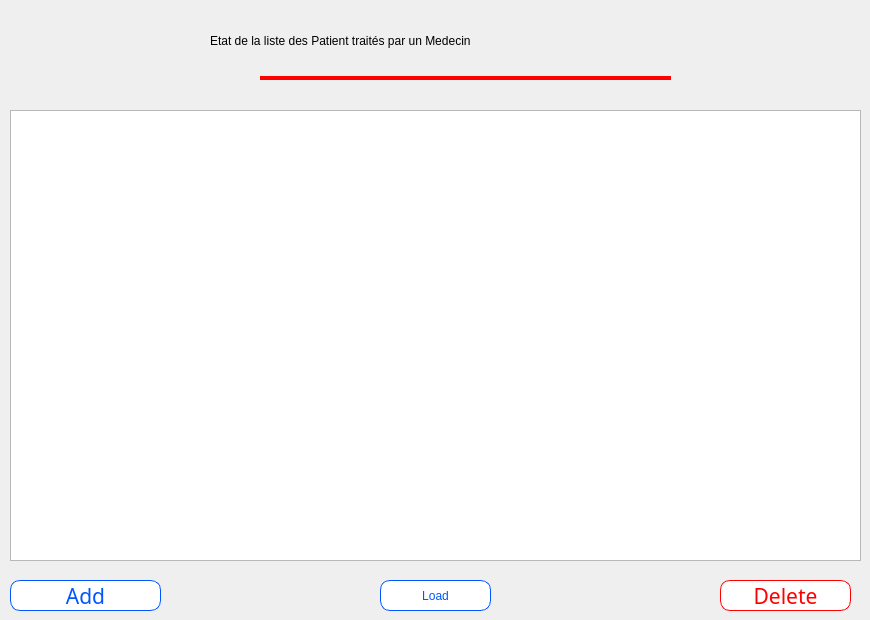
    <widget class="QWidget" name="tab_3">
     <attribute name="title">
      <string>Traitrement</string>
     </attribute>
     <widget class="QTableView" name="tableView_3">
      <property name="geometry">
       <rect>
        <x>10</x>
        <y>110</y>
        <width>851</width>
        <height>451</height>
       </rect>
      </property>
      <property name="styleSheet">
       <string notr="true">QTableView
{
	
	font: 12pt &quot;Segoe Script&quot;;
}</string>
      </property>
      <property name="selectionBehavior">
       <enum>QAbstractItemView::SelectRows</enum>
      </property>
      <attribute name="horizontalHeaderDefaultSectionSize">
       <number>104</number>
      </attribute>
     </widget>
     <widget class="QLabel" name="label_6">
      <property name="geometry">
       <rect>
        <x>260</x>
        <y>60</y>
        <width>411</width>
        <height>20</height>
       </rect>
      </property>
      <property name="styleSheet">
       <string notr="true">QLabel
{
	/*	background-color: rgb(255, 0, 0);
	background-color: rgb(0, 170, 255);
		border-radius: 50px;
		
	background-color: rgb(0, 255, 0);*/
	border-top:none;
	border-rigth:none;
	border-left:none;	
	border-bottom:4px solid rgb(255, 0, 0);
}</string>
      </property>
      <property name="text">
       <string/>
      </property>
     </widget>
     <widget class="QPushButton" name="pushButton_9">
      <property name="geometry">
       <rect>
        <x>10</x>
        <y>580</y>
        <width>151</width>
        <height>31</height>
       </rect>
      </property>
      <property name="font">
       <font>
        <family>Snap ITC</family>
        <pointsize>16</pointsize>
       </font>
      </property>
      <property name="cursor">
       <cursorShape>PointingHandCursor</cursorShape>
      </property>
      <property name="styleSheet">
       <string notr="true">/*QPushButton
{
	font: 16pt &quot;Snap ITC&quot;;

	background-color: rgb(255, 255, 255);
	color:rgb(0, 170, 0) ;
	border-color: rgb(0,170,0);
	border-style: solid 5px;
	border : 2px solid rgb(0,170,0);
	border-radius: 10px;
}
QPushButton:hover
{
border : 2px solid rgb(0,255,0);
color : rgb(0, 255, 0);
}*/


QPushButton
{
	font: 16pt &quot;Snap ITC&quot;;

	background-color: rgb(255, 255, 255);
	color:rgb(0, 85, 255) ;
	border-color: rgb(0,85,255);
	border-style: solid 5px;
	border : 1px solid rgb(0,85,255);
	border-radius: 10px;
}
QPushButton:hover
{
border : 2px solid rgb(0,0,255);
color : rgb(0, 0, 255);
}</string>
      </property>
      <property name="text">
       <string>Add</string>
      </property>
      <property name="icon">
       <iconset>
        <normaloff>../build-Goroup_4-Desktop_Qt_5_9_0_MinGW_32bit-Debug/icon/live_messenger_alt_3.png</normaloff>../build-Goroup_4-Desktop_Qt_5_9_0_MinGW_32bit-Debug/icon/live_messenger_alt_3.png</iconset>
      </property>
      <property name="iconSize">
       <size>
        <width>35</width>
        <height>35</height>
       </size>
      </property>
     </widget>
     <widget class="QPushButton" name="pushButton_10">
      <property name="geometry">
       <rect>
        <x>720</x>
        <y>580</y>
        <width>131</width>
        <height>31</height>
       </rect>
      </property>
      <property name="font">
       <font>
        <family>Snap ITC</family>
        <pointsize>16</pointsize>
       </font>
      </property>
      <property name="cursor">
       <cursorShape>PointingHandCursor</cursorShape>
      </property>
      <property name="styleSheet">
       <string notr="true">QPushButton
{
	font: 16pt &quot;Snap ITC&quot;;

	background-color: rgb(255, 255, 255);
	color: rgb(255, 0, 0);
	border-color: rgb(255, 0, 0);
	border-style: solid 5px;
	border : 1px solid rgb(255, 0, 0);
	border-radius: 10px;
}
QPushButton:hover
{
border : 2px solid rgb(202,0,0);
color : rgb(202,0,0);
}</string>
      </property>
      <property name="text">
       <string>Delete</string>
      </property>
      <property name="icon">
       <iconset>
        <normaloff>../build-Goroup_4-Desktop_Qt_5_9_0_MinGW_32bit-Debug/icon/recycle_bin_full.png</normaloff>../build-Goroup_4-Desktop_Qt_5_9_0_MinGW_32bit-Debug/icon/recycle_bin_full.png</iconset>
      </property>
      <property name="iconSize">
       <size>
        <width>35</width>
        <height>35</height>
       </size>
      </property>
     </widget>
     <widget class="QPushButton" name="pushButton_11">
      <property name="geometry">
       <rect>
        <x>380</x>
        <y>580</y>
        <width>111</width>
        <height>31</height>
       </rect>
      </property>
      <property name="cursor">
       <cursorShape>PointingHandCursor</cursorShape>
      </property>
      <property name="styleSheet">
       <string notr="true">QPushButton
{
	font: 16pt &quot;Snap ITC&quot;;

	background-color: rgb(255, 255, 255);
	color:rgb(0, 85, 255) ;
	border-color: rgb(0,85,255);
	border-style: solid 5px;
	border : 1px solid rgb(0,85,255);
	border-radius: 10px;
}
QPushButton:hover
{
border : 2px solid rgb(0,0,255);
color : rgb(0, 0, 255);
}</string>
      </property>
      <property name="text">
       <string>Load</string>
      </property>
      <property name="icon">
       <iconset>
        <normaloff>../build-Goroup_4-Desktop_Qt_5_9_0_MinGW_32bit-Debug/icon/rotation.png</normaloff>../build-Goroup_4-Desktop_Qt_5_9_0_MinGW_32bit-Debug/icon/rotation.png</iconset>
      </property>
      <property name="iconSize">
       <size>
        <width>35</width>
        <height>35</height>
       </size>
      </property>
     </widget>
     <widget class="QToolButton" name="toolButton_2">
      <property name="geometry">
       <rect>
        <x>80</x>
        <y>20</y>
        <width>101</width>
        <height>81</height>
       </rect>
      </property>
      <property name="styleSheet">
       <string notr="true">QToolButton
{
	color: rgb(255, 255, 255);
	/*background-color: rgb(255, 0, 0);*/
	border-radius: 15px;
	font: 14pt &quot;Snap ITC&quot;;
}</string>
      </property>
      <property name="icon">
       <iconset>
        <normaloff>../../../image/icon/istockphoto-469948180-1024x1024.jpg</normaloff>../../../image/icon/istockphoto-469948180-1024x1024.jpg</iconset>
      </property>
      <property name="iconSize">
       <size>
        <width>150</width>
        <height>150</height>
       </size>
      </property>
     </widget>
     <widget class="QLabel" name="label_9">
      <property name="geometry">
       <rect>
        <x>210</x>
        <y>20</y>
        <width>531</width>
        <height>41</height>
       </rect>
      </property>
      <property name="styleSheet">
       <string notr="true">QLabel
{
	font: 19.5pt &quot;Old English Text MT&quot;;

}</string>
      </property>
      <property name="text">
       <string>Etat de la liste des Patient traités par un Medecin</string>
      </property>
     </widget>
    </widget>
